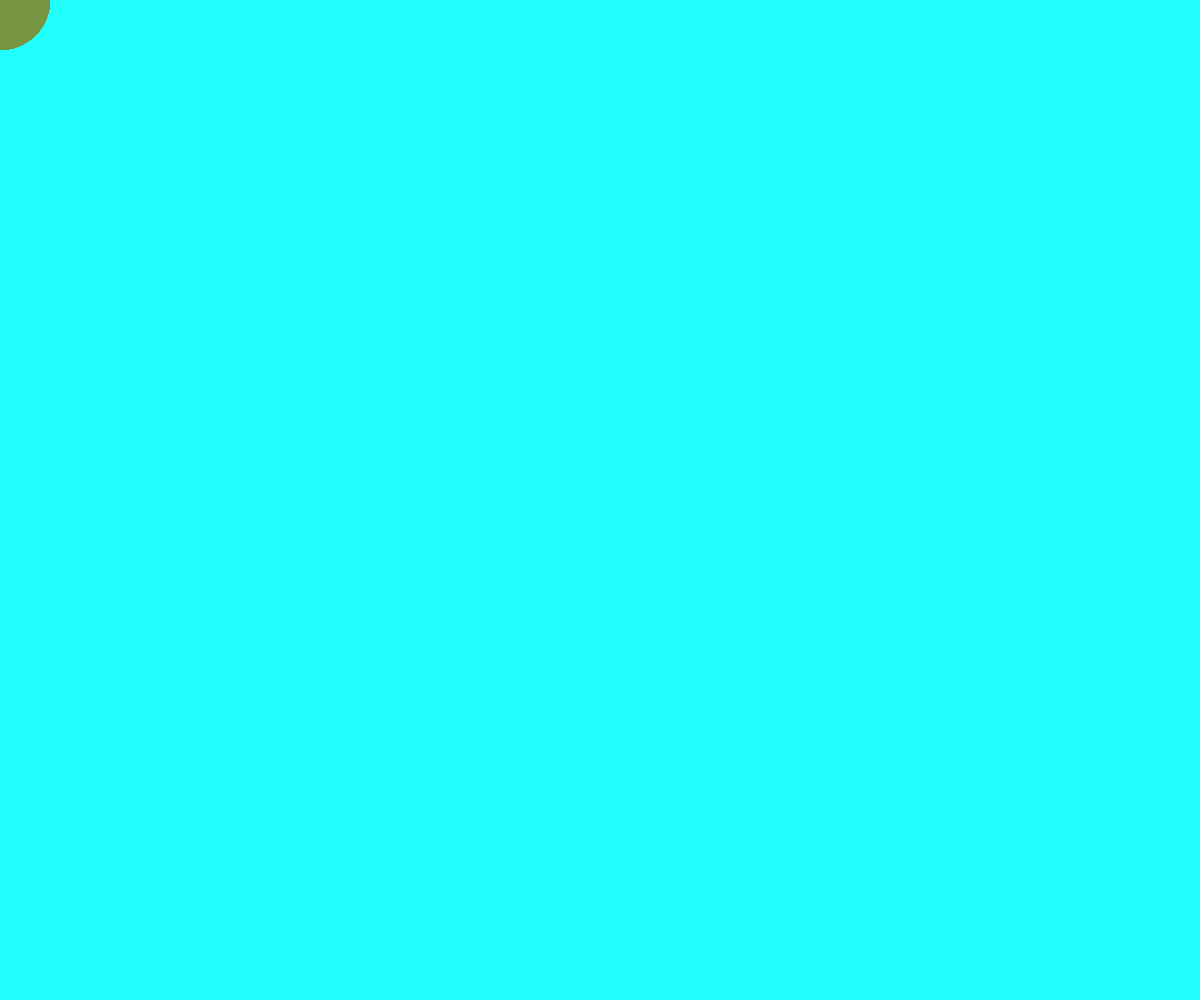
Frame 1 (no input)
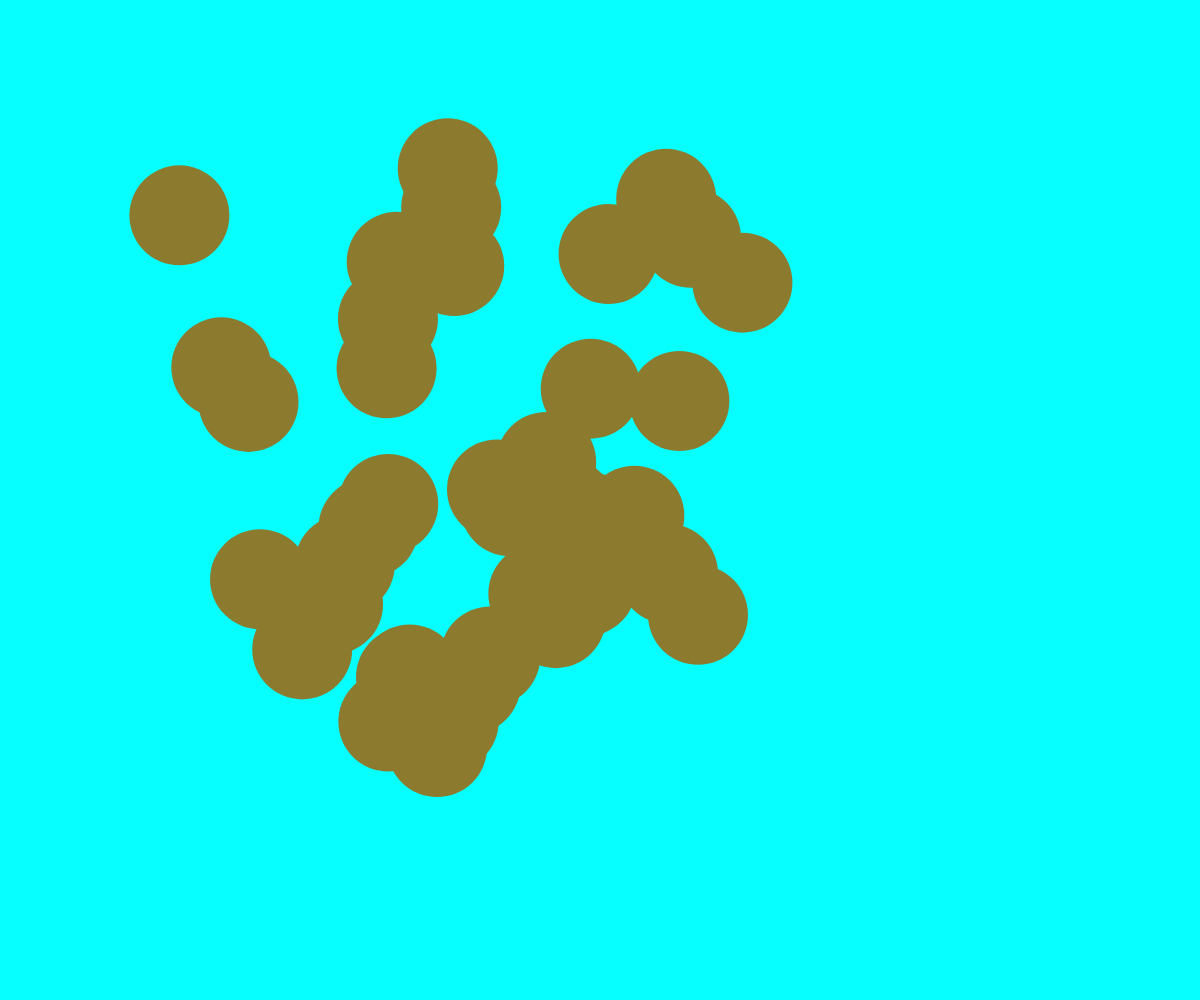
Frame 60 (no input)
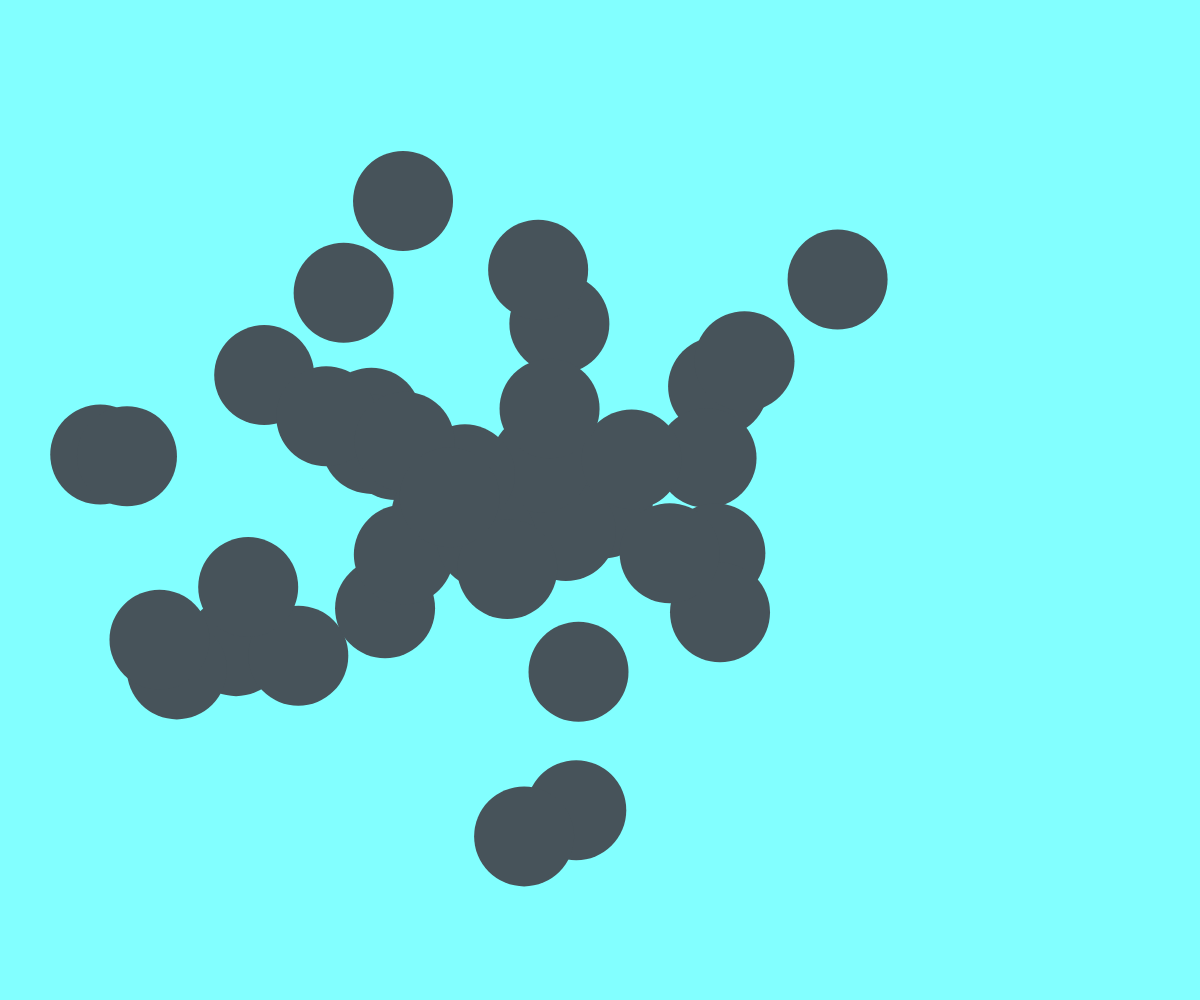
Frame 120 (the mouse pressed at the canvas centre since frame 60)

The p5.js sketch that drew these frames (run headless with seeded random() and noise() and a simulated clock; from frame 60 on, the mouse is pressed at the canvas centre):

// p5.js sketch
// ── sketch.js
// 2020 © @barsab, Daniele @Fupete and the course DSII2020 at DESIGN.unirsm 
// github.com/dsii-2020-unirsm — github.com/fupete
// Educational purposes, MIT License, 2020, San Marino

let Palline = [];
let n = 40; 
let t=0;
let space


function setup() {
  createCanvas(windowWidth, windowHeight);
  space=height;
  
  // creazione dell'array
  for (let i=0; i<n; i++) {
    Palline.push(new pallina(i));
  }
}

function draw() {
  background (random(255),255,255);
  // mostra gruppo di Linee
  for (var i=0; i<Palline.length; i++) {
      Palline[i].display();
      Palline[i].walk();
  }
  t+=0.02
}

function pallina(_id) {
  this.id = _id;
  this.x = 0
  this.y = 0;
  this.tDelta = random(100)

  this.display = function() {
    push()
    let r = 255 * noise(t+10);
    let g = 255 * noise(t+15);
    let b = 255 * noise(t+20);
    fill(r, g, b)
    noStroke()
    ellipse(this.x,this.y, space/10, space/10);
    translate(this.x, this.y);
    pop()
  }

  this.walk = function() {
    this.x = noise(t+this.tDelta)*space;
    this.y = noise(t+10+this.tDelta)*space;
  }
}


//da inserire sempre utilizzando windoWidth
// se ridimensiona la finestra ricalcola width e height canvas
function windowResized() {
  resizeCanvas(windowWidth, windowHeight);
}
